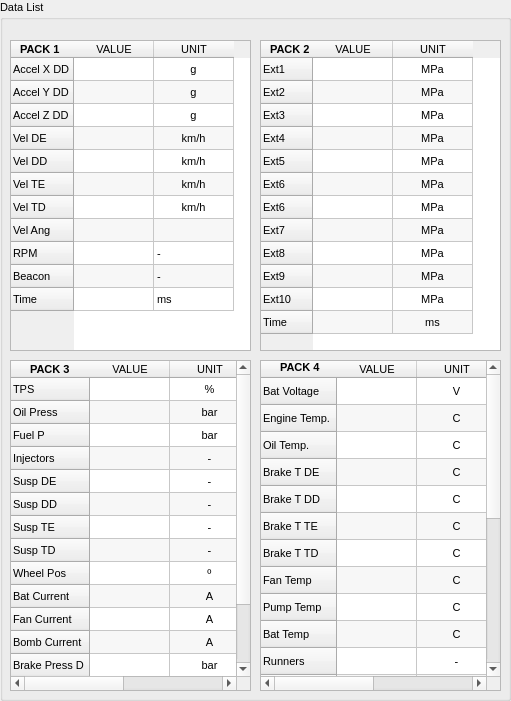
   <widget class="QGroupBox" name="groupBox_18">
    <property name="geometry">
     <rect>
      <x>690</x>
      <y>0</y>
      <width>511</width>
      <height>701</height>
     </rect>
    </property>
    <property name="font">
     <font>
      <pointsize>8</pointsize>
     </font>
    </property>
    <property name="title">
     <string>Data List</string>
    </property>
    <widget class="QTableWidget" name="tableWidget_Package3">
     <property name="geometry">
      <rect>
       <x>10</x>
       <y>360</y>
       <width>241</width>
       <height>331</height>
      </rect>
     </property>
     <property name="sizePolicy">
      <sizepolicy hsizetype="Expanding" vsizetype="Expanding">
       <horstretch>0</horstretch>
       <verstretch>0</verstretch>
      </sizepolicy>
     </property>
     <property name="minimumSize">
      <size>
       <width>0</width>
       <height>0</height>
      </size>
     </property>
     <property name="font">
      <font>
       <pointsize>8</pointsize>
       <kerning>true</kerning>
      </font>
     </property>
     <property name="sizeAdjustPolicy">
      <enum>QAbstractScrollArea::AdjustIgnored</enum>
     </property>
     <property name="autoScrollMargin">
      <number>16</number>
     </property>
     <property name="alternatingRowColors">
      <bool>true</bool>
     </property>
     <property name="iconSize">
      <size>
       <width>0</width>
       <height>0</height>
      </size>
     </property>
     <property name="gridStyle">
      <enum>Qt::SolidLine</enum>
     </property>
     <attribute name="horizontalHeaderDefaultSectionSize">
      <number>80</number>
     </attribute>
     <attribute name="horizontalHeaderHighlightSections">
      <bool>true</bool>
     </attribute>
     <attribute name="verticalHeaderDefaultSectionSize">
      <number>23</number>
     </attribute>
     <attribute name="verticalHeaderMinimumSectionSize">
      <number>17</number>
     </attribute>
     <attribute name="verticalHeaderShowSortIndicator" stdset="0">
      <bool>false</bool>
     </attribute>
     <row>
      <property name="text">
       <string>TPS</string>
      </property>
     </row>
     <row>
      <property name="text">
       <string>Oil Press</string>
      </property>
     </row>
     <row>
      <property name="text">
       <string>Fuel P</string>
      </property>
     </row>
     <row>
      <property name="text">
       <string>Injectors</string>
      </property>
     </row>
     <row>
      <property name="text">
       <string>Susp DE</string>
      </property>
     </row>
     <row>
      <property name="text">
       <string>Susp DD</string>
      </property>
     </row>
     <row>
      <property name="text">
       <string>Susp TE</string>
      </property>
     </row>
     <row>
      <property name="text">
       <string>Susp TD</string>
      </property>
     </row>
     <row>
      <property name="text">
       <string>Wheel Pos</string>
      </property>
     </row>
     <row>
      <property name="text">
       <string>Bat Current</string>
      </property>
     </row>
     <row>
      <property name="text">
       <string>Fan Current</string>
      </property>
     </row>
     <row>
      <property name="text">
       <string>Bomb Current</string>
      </property>
     </row>
     <row>
      <property name="text">
       <string>Brake Press D</string>
      </property>
     </row>
     <row>
      <property name="text">
       <string>Brake Press T</string>
      </property>
     </row>
     <row>
      <property name="text">
       <string>Time</string>
      </property>
     </row>
     <column>
      <property name="text">
       <string>VALUE</string>
      </property>
     </column>
     <column>
      <property name="text">
       <string>UNIT</string>
      </property>
     </column>
     <item row="0" column="1">
      <property name="text">
       <string>%</string>
      </property>
      <property name="textAlignment">
       <set>AlignCenter</set>
      </property>
     </item>
     <item row="1" column="0">
      <property name="text">
       <string/>
      </property>
     </item>
     <item row="1" column="1">
      <property name="text">
       <string>bar</string>
      </property>
      <property name="textAlignment">
       <set>AlignCenter</set>
      </property>
     </item>
     <item row="2" column="0">
      <property name="text">
       <string/>
      </property>
     </item>
     <item row="2" column="1">
      <property name="text">
       <string>bar</string>
      </property>
      <property name="textAlignment">
       <set>AlignCenter</set>
      </property>
     </item>
     <item row="3" column="0">
      <property name="text">
       <string/>
      </property>
     </item>
     <item row="3" column="1">
      <property name="text">
       <string>-</string>
      </property>
      <property name="textAlignment">
       <set>AlignCenter</set>
      </property>
     </item>
     <item row="4" column="0">
      <property name="text">
       <string/>
      </property>
     </item>
     <item row="4" column="1">
      <property name="text">
       <string>-</string>
      </property>
      <property name="textAlignment">
       <set>AlignCenter</set>
      </property>
     </item>
     <item row="5" column="0">
      <property name="text">
       <string/>
      </property>
     </item>
     <item row="5" column="1">
      <property name="text">
       <string>-</string>
      </property>
      <property name="textAlignment">
       <set>AlignCenter</set>
      </property>
     </item>
     <item row="6" column="0">
      <property name="text">
       <string/>
      </property>
     </item>
     <item row="6" column="1">
      <property name="text">
       <string>-</string>
      </property>
      <property name="textAlignment">
       <set>AlignCenter</set>
      </property>
     </item>
     <item row="7" column="0">
      <property name="text">
       <string/>
      </property>
     </item>
     <item row="7" column="1">
      <property name="text">
       <string>-</string>
      </property>
      <property name="textAlignment">
       <set>AlignCenter</set>
      </property>
     </item>
     <item row="8" column="0">
      <property name="text">
       <string/>
      </property>
     </item>
     <item row="8" column="1">
      <property name="text">
       <string>º</string>
      </property>
      <property name="textAlignment">
       <set>AlignCenter</set>
      </property>
     </item>
     <item row="9" column="0">
      <property name="text">
       <string/>
      </property>
     </item>
     <item row="9" column="1">
      <property name="text">
       <string>A</string>
      </property>
      <property name="textAlignment">
       <set>AlignCenter</set>
      </property>
     </item>
     <item row="10" column="0">
      <property name="text">
       <string/>
      </property>
     </item>
     <item row="10" column="1">
      <property name="text">
       <string>A</string>
      </property>
      <property name="textAlignment">
       <set>AlignCenter</set>
      </property>
     </item>
     <item row="11" column="0">
      <property name="text">
       <string/>
      </property>
     </item>
     <item row="11" column="1">
      <property name="text">
       <string>A</string>
      </property>
      <property name="textAlignment">
       <set>AlignCenter</set>
      </property>
     </item>
     <item row="12" column="0">
      <property name="text">
       <string/>
      </property>
     </item>
     <item row="12" column="1">
      <property name="text">
       <string>bar</string>
      </property>
      <property name="textAlignment">
       <set>AlignCenter</set>
      </property>
     </item>
     <item row="13" column="0">
      <property name="text">
       <string/>
      </property>
     </item>
     <item row="13" column="1">
      <property name="text">
       <string>bar</string>
      </property>
      <property name="textAlignment">
       <set>AlignCenter</set>
      </property>
     </item>
     <item row="14" column="0">
      <property name="text">
       <string/>
      </property>
     </item>
     <item row="14" column="1">
      <property name="text">
       <string>ms</string>
      </property>
      <property name="textAlignment">
       <set>AlignCenter</set>
      </property>
     </item>
    </widget>
    <widget class="QTableWidget" name="tableWidget_Package1">
     <property name="geometry">
      <rect>
       <x>10</x>
       <y>40</y>
       <width>241</width>
       <height>311</height>
      </rect>
     </property>
     <property name="font">
      <font>
       <pointsize>8</pointsize>
      </font>
     </property>
     <property name="sizeAdjustPolicy">
      <enum>QAbstractScrollArea::AdjustToContentsOnFirstShow</enum>
     </property>
     <property name="alternatingRowColors">
      <bool>true</bool>
     </property>
     <property name="showGrid">
      <bool>true</bool>
     </property>
     <property name="gridStyle">
      <enum>Qt::SolidLine</enum>
     </property>
     <property name="wordWrap">
      <bool>true</bool>
     </property>
     <attribute name="horizontalHeaderVisible">
      <bool>true</bool>
     </attribute>
     <attribute name="horizontalHeaderDefaultSectionSize">
      <number>80</number>
     </attribute>
     <attribute name="horizontalHeaderHighlightSections">
      <bool>true</bool>
     </attribute>
     <attribute name="verticalHeaderDefaultSectionSize">
      <number>23</number>
     </attribute>
     <row>
      <property name="text">
       <string>Accel X DD</string>
      </property>
     </row>
     <row>
      <property name="text">
       <string>Accel Y DD</string>
      </property>
     </row>
     <row>
      <property name="text">
       <string>Accel Z DD</string>
      </property>
     </row>
     <row>
      <property name="text">
       <string>Vel DE</string>
      </property>
     </row>
     <row>
      <property name="text">
       <string>Vel DD</string>
      </property>
     </row>
     <row>
      <property name="text">
       <string>Vel TE</string>
      </property>
     </row>
     <row>
      <property name="text">
       <string>Vel TD</string>
      </property>
     </row>
     <row>
      <property name="text">
       <string>Vel Ang</string>
      </property>
     </row>
     <row>
      <property name="text">
       <string>RPM</string>
      </property>
     </row>
     <row>
      <property name="text">
       <string>Beacon</string>
      </property>
     </row>
     <row>
      <property name="text">
       <string>Time</string>
      </property>
     </row>
     <column>
      <property name="text">
       <string>VALUE</string>
      </property>
     </column>
     <column>
      <property name="text">
       <string>UNIT</string>
      </property>
     </column>
     <item row="0" column="0">
      <property name="text">
       <string/>
      </property>
      <property name="textAlignment">
       <set>AlignCenter</set>
      </property>
     </item>
     <item row="0" column="1">
      <property name="text">
       <string>g</string>
      </property>
      <property name="textAlignment">
       <set>AlignCenter</set>
      </property>
     </item>
     <item row="1" column="0">
      <property name="text">
       <string/>
      </property>
      <property name="textAlignment">
       <set>AlignCenter</set>
      </property>
     </item>
     <item row="1" column="1">
      <property name="text">
       <string>g</string>
      </property>
      <property name="textAlignment">
       <set>AlignCenter</set>
      </property>
     </item>
     <item row="2" column="0">
      <property name="text">
       <string/>
      </property>
      <property name="textAlignment">
       <set>AlignCenter</set>
      </property>
     </item>
     <item row="2" column="1">
      <property name="text">
       <string>g</string>
      </property>
      <property name="textAlignment">
       <set>AlignCenter</set>
      </property>
     </item>
     <item row="3" column="1">
      <property name="text">
       <string>km/h</string>
      </property>
      <property name="textAlignment">
       <set>AlignCenter</set>
      </property>
     </item>
     <item row="4" column="1">
      <property name="text">
       <string>km/h</string>
      </property>
      <property name="textAlignment">
       <set>AlignCenter</set>
      </property>
     </item>
     <item row="5" column="1">
      <property name="text">
       <string>km/h</string>
      </property>
      <property name="textAlignment">
       <set>AlignCenter</set>
      </property>
     </item>
     <item row="6" column="1">
      <property name="text">
       <string>km/h</string>
      </property>
      <property name="textAlignment">
       <set>AlignCenter</set>
      </property>
     </item>
     <item row="8" column="1">
      <property name="text">
       <string>-</string>
      </property>
     </item>
     <item row="9" column="1">
      <property name="text">
       <string>-</string>
      </property>
     </item>
     <item row="10" column="1">
      <property name="text">
       <string>ms</string>
      </property>
     </item>
    </widget>
    <widget class="QTableWidget" name="tableWidget_Package4">
     <property name="geometry">
      <rect>
       <x>260</x>
       <y>360</y>
       <width>241</width>
       <height>331</height>
      </rect>
     </property>
     <property name="font">
      <font>
       <pointsize>8</pointsize>
      </font>
     </property>
     <property name="alternatingRowColors">
      <bool>true</bool>
     </property>
     <property name="sortingEnabled">
      <bool>false</bool>
     </property>
     <property name="wordWrap">
      <bool>true</bool>
     </property>
     <property name="cornerButtonEnabled">
      <bool>true</bool>
     </property>
     <attribute name="horizontalHeaderDefaultSectionSize">
      <number>80</number>
     </attribute>
     <attribute name="verticalHeaderDefaultSectionSize">
      <number>23</number>
     </attribute>
     <attribute name="verticalHeaderMinimumSectionSize">
      <number>27</number>
     </attribute>
     <row>
      <property name="text">
       <string>Bat Voltage</string>
      </property>
     </row>
     <row>
      <property name="text">
       <string>Engine Temp.</string>
      </property>
     </row>
     <row>
      <property name="text">
       <string>Oil Temp.</string>
      </property>
     </row>
     <row>
      <property name="text">
       <string>Brake T DE</string>
      </property>
     </row>
     <row>
      <property name="text">
       <string>Brake T DD</string>
      </property>
     </row>
     <row>
      <property name="text">
       <string>Brake T TE</string>
      </property>
     </row>
     <row>
      <property name="text">
       <string>Brake T TD</string>
      </property>
     </row>
     <row>
      <property name="text">
       <string>Fan Temp</string>
      </property>
     </row>
     <row>
      <property name="text">
       <string>Pump Temp</string>
      </property>
     </row>
     <row>
      <property name="text">
       <string>Bat Temp</string>
      </property>
     </row>
     <row>
      <property name="text">
       <string>Runners</string>
      </property>
     </row>
     <row>
      <property name="text">
       <string>Vent</string>
      </property>
     </row>
     <row>
      <property name="text">
       <string>Bomba</string>
      </property>
     </row>
     <row>
      <property name="text">
       <string>Mata</string>
      </property>
     </row>
     <row>
      <property name="text">
       <string>GPS Lat</string>
      </property>
     </row>
     <row>
      <property name="text">
       <string>GPS Long</string>
      </property>
     </row>
     <row>
      <property name="text">
       <string>GPS NS</string>
      </property>
     </row>
     <row>
      <property name="text">
       <string>GPS EW</string>
      </property>
     </row>
     <row>
      <property name="text">
       <string>GPS Data</string>
      </property>
     </row>
     <row>
      <property name="text">
       <string>GPS Hora</string>
      </property>
     </row>
     <row>
      <property name="text">
       <string>Spark Cut</string>
      </property>
     </row>
     <row>
      <property name="text">
       <string>Time</string>
      </property>
     </row>
     <column>
      <property name="text">
       <string>VALUE</string>
      </property>
     </column>
     <column>
      <property name="text">
       <string>UNIT</string>
      </property>
     </column>
     <item row="0" column="1">
      <property name="text">
       <string>V</string>
      </property>
      <property name="textAlignment">
       <set>AlignCenter</set>
      </property>
     </item>
     <item row="1" column="0">
      <property name="text">
       <string/>
      </property>
     </item>
     <item row="1" column="1">
      <property name="text">
       <string>C</string>
      </property>
      <property name="textAlignment">
       <set>AlignCenter</set>
      </property>
     </item>
     <item row="2" column="0">
      <property name="text">
       <string/>
      </property>
     </item>
     <item row="2" column="1">
      <property name="text">
       <string>C</string>
      </property>
      <property name="textAlignment">
       <set>AlignCenter</set>
      </property>
     </item>
     <item row="3" column="0">
      <property name="text">
       <string/>
      </property>
     </item>
     <item row="3" column="1">
      <property name="text">
       <string>C</string>
      </property>
      <property name="textAlignment">
       <set>AlignCenter</set>
      </property>
     </item>
     <item row="4" column="0">
      <property name="text">
       <string/>
      </property>
     </item>
     <item row="4" column="1">
      <property name="text">
       <string>C</string>
      </property>
      <property name="textAlignment">
       <set>AlignCenter</set>
      </property>
     </item>
     <item row="5" column="0">
      <property name="text">
       <string/>
      </property>
     </item>
     <item row="5" column="1">
      <property name="text">
       <string>C</string>
      </property>
      <property name="textAlignment">
       <set>AlignCenter</set>
      </property>
     </item>
     <item row="6" column="0">
      <property name="text">
       <string/>
      </property>
     </item>
     <item row="6" column="1">
      <property name="text">
       <string>C</string>
      </property>
      <property name="textAlignment">
       <set>AlignCenter</set>
      </property>
     </item>
     <item row="7" column="0">
      <property name="text">
       <string/>
      </property>
     </item>
     <item row="7" column="1">
      <property name="text">
       <string>C</string>
      </property>
      <property name="textAlignment">
       <set>AlignCenter</set>
      </property>
     </item>
     <item row="8" column="0">
      <property name="text">
       <string/>
      </property>
     </item>
     <item row="8" column="1">
      <property name="text">
       <string>C</string>
      </property>
      <property name="textAlignment">
       <set>AlignCenter</set>
      </property>
     </item>
     <item row="9" column="0">
      <property name="text">
       <string/>
      </property>
     </item>
     <item row="9" column="1">
      <property name="text">
       <string>C</string>
      </property>
      <property name="textAlignment">
       <set>AlignCenter</set>
      </property>
     </item>
     <item row="10" column="0">
      <property name="text">
       <string/>
      </property>
     </item>
     <item row="10" column="1">
      <property name="text">
       <string>-</string>
      </property>
      <property name="textAlignment">
       <set>AlignCenter</set>
      </property>
     </item>
     <item row="11" column="0">
      <property name="text">
       <string/>
      </property>
     </item>
     <item row="11" column="1">
      <property name="text">
       <string>ON/OFF</string>
      </property>
      <property name="textAlignment">
       <set>AlignCenter</set>
      </property>
     </item>
     <item row="12" column="0">
      <property name="text">
       <string/>
      </property>
     </item>
     <item row="12" column="1">
      <property name="text">
       <string>ON/OFF</string>
      </property>
      <property name="textAlignment">
       <set>AlignCenter</set>
      </property>
     </item>
     <item row="13" column="0">
      <property name="text">
       <string/>
      </property>
     </item>
     <item row="13" column="1">
      <property name="text">
       <string>ON/OFF</string>
      </property>
      <property name="textAlignment">
       <set>AlignCenter</set>
      </property>
     </item>
     <item row="14" column="0">
      <property name="text">
       <string/>
      </property>
     </item>
     <item row="14" column="1">
      <property name="text">
       <string>-</string>
      </property>
      <property name="textAlignment">
       <set>AlignCenter</set>
      </property>
     </item>
     <item row="15" column="0">
      <property name="text">
       <string/>
      </property>
     </item>
     <item row="15" column="1">
      <property name="text">
       <string>-</string>
      </property>
      <property name="textAlignment">
       <set>AlignCenter</set>
      </property>
     </item>
     <item row="16" column="0">
      <property name="text">
       <string/>
      </property>
     </item>
     <item row="16" column="1">
      <property name="text">
       <string>-</string>
      </property>
      <property name="textAlignment">
       <set>AlignCenter</set>
      </property>
     </item>
     <item row="17" column="0">
      <property name="text">
       <string/>
      </property>
     </item>
     <item row="17" column="1">
      <property name="text">
       <string>-</string>
      </property>
      <property name="textAlignment">
       <set>AlignCenter</set>
      </property>
     </item>
     <item row="18" column="0">
      <property name="text">
       <string/>
      </property>
     </item>
     <item row="18" column="1">
      <property name="text">
       <string>-</string>
      </property>
      <property name="textAlignment">
       <set>AlignCenter</set>
      </property>
     </item>
     <item row="19" column="0">
      <property name="text">
       <string/>
      </property>
     </item>
     <item row="19" column="1">
      <property name="text">
       <string>-</string>
      </property>
      <property name="textAlignment">
       <set>AlignCenter</set>
      </property>
     </item>
     <item row="20" column="0">
      <property name="text">
       <string/>
      </property>
     </item>
     <item row="20" column="1">
      <property name="text">
       <string/>
      </property>
      <property name="textAlignment">
       <set>AlignCenter</set>
      </property>
     </item>
     <item row="21" column="0">
      <property name="text">
       <string/>
      </property>
      <property name="textAlignment">
       <set>AlignCenter</set>
      </property>
     </item>
     <item row="21" column="1">
      <property name="text">
       <string>ms</string>
      </property>
      <property name="textAlignment">
       <set>AlignCenter</set>
      </property>
     </item>
    </widget>
    <widget class="QLabel" name="label_44">
     <property name="geometry">
      <rect>
       <x>270</x>
       <y>40</y>
       <width>51</width>
       <height>20</height>
      </rect>
     </property>
     <property name="font">
      <font>
       <weight>75</weight>
       <bold>true</bold>
      </font>
     </property>
     <property name="text">
      <string>&lt;html&gt;&lt;head/&gt;&lt;body&gt;&lt;p&gt;PACK 2&lt;/p&gt;&lt;/body&gt;&lt;/html&gt;</string>
     </property>
    </widget>
    <widget class="QLabel" name="label_38">
     <property name="geometry">
      <rect>
       <x>20</x>
       <y>40</y>
       <width>51</width>
       <height>20</height>
      </rect>
     </property>
     <property name="font">
      <font>
       <weight>75</weight>
       <bold>true</bold>
      </font>
     </property>
     <property name="text">
      <string>&lt;html&gt;&lt;head/&gt;&lt;body&gt;&lt;p&gt;PACK 1&lt;/p&gt;&lt;/body&gt;&lt;/html&gt;</string>
     </property>
    </widget>
    <widget class="QLabel" name="label_46">
     <property name="geometry">
      <rect>
       <x>280</x>
       <y>360</y>
       <width>51</width>
       <height>16</height>
      </rect>
     </property>
     <property name="font">
      <font>
       <weight>75</weight>
       <bold>true</bold>
      </font>
     </property>
     <property name="text">
      <string>&lt;html&gt;&lt;head/&gt;&lt;body&gt;&lt;p&gt;PACK 4&lt;/p&gt;&lt;/body&gt;&lt;/html&gt;</string>
     </property>
    </widget>
    <widget class="QLabel" name="label_39">
     <property name="geometry">
      <rect>
       <x>30</x>
       <y>360</y>
       <width>51</width>
       <height>20</height>
      </rect>
     </property>
     <property name="font">
      <font>
       <weight>75</weight>
       <bold>true</bold>
      </font>
     </property>
     <property name="text">
      <string>&lt;html&gt;&lt;head/&gt;&lt;body&gt;&lt;p&gt;PACK 3&lt;/p&gt;&lt;/body&gt;&lt;/html&gt;</string>
     </property>
    </widget>
    <widget class="QTableWidget" name="tableWidget_Package2">
     <property name="geometry">
      <rect>
       <x>260</x>
       <y>40</y>
       <width>241</width>
       <height>311</height>
      </rect>
     </property>
     <property name="font">
      <font>
       <pointsize>8</pointsize>
      </font>
     </property>
     <property name="alternatingRowColors">
      <bool>true</bool>
     </property>
     <attribute name="horizontalHeaderDefaultSectionSize">
      <number>80</number>
     </attribute>
     <attribute name="verticalHeaderDefaultSectionSize">
      <number>23</number>
     </attribute>
     <row>
      <property name="text">
       <string>Ext1        </string>
      </property>
     </row>
     <row>
      <property name="text">
       <string>Ext2</string>
      </property>
     </row>
     <row>
      <property name="text">
       <string>Ext3</string>
      </property>
     </row>
     <row>
      <property name="text">
       <string>Ext4</string>
      </property>
     </row>
     <row>
      <property name="text">
       <string>Ext5</string>
      </property>
     </row>
     <row>
      <property name="text">
       <string>Ext6</string>
      </property>
     </row>
     <row>
      <property name="text">
       <string>Ext6</string>
      </property>
     </row>
     <row>
      <property name="text">
       <string>Ext7</string>
      </property>
     </row>
     <row>
      <property name="text">
       <string>Ext8</string>
      </property>
     </row>
     <row>
      <property name="text">
       <string>Ext9</string>
      </property>
     </row>
     <row>
      <property name="text">
       <string>Ext10</string>
      </property>
     </row>
     <row>
      <property name="text">
       <string>Time</string>
      </property>
     </row>
     <column>
      <property name="text">
       <string>VALUE</string>
      </property>
     </column>
     <column>
      <property name="text">
       <string>UNIT</string>
      </property>
     </column>
     <item row="0" column="1">
      <property name="text">
       <string>MPa</string>
      </property>
      <property name="textAlignment">
       <set>AlignCenter</set>
      </property>
     </item>
     <item row="1" column="1">
      <property name="text">
       <string>MPa</string>
      </property>
      <property name="textAlignment">
       <set>AlignCenter</set>
      </property>
     </item>
     <item row="2" column="1">
      <property name="text">
       <string>MPa</string>
      </property>
      <property name="textAlignment">
       <set>AlignCenter</set>
      </property>
     </item>
     <item row="3" column="1">
      <property name="text">
       <string>MPa</string>
      </property>
      <property name="textAlignment">
       <set>AlignCenter</set>
      </property>
     </item>
     <item row="4" column="1">
      <property name="text">
       <string>MPa</string>
      </property>
      <property name="textAlignment">
       <set>AlignCenter</set>
      </property>
     </item>
     <item row="5" column="1">
      <property name="text">
       <string>MPa</string>
      </property>
      <property name="textAlignment">
       <set>AlignCenter</set>
      </property>
     </item>
     <item row="6" column="1">
      <property name="text">
       <string>MPa</string>
      </property>
      <property name="textAlignment">
       <set>AlignCenter</set>
      </property>
     </item>
     <item row="7" column="1">
      <property name="text">
       <string>MPa</string>
      </property>
      <property name="textAlignment">
       <set>AlignCenter</set>
      </property>
     </item>
     <item row="8" column="1">
      <property name="text">
       <string>MPa</string>
      </property>
      <property name="textAlignment">
       <set>AlignCenter</set>
      </property>
     </item>
     <item row="9" column="1">
      <property name="text">
       <string>MPa</string>
      </property>
      <property name="textAlignment">
       <set>AlignCenter</set>
      </property>
     </item>
     <item row="10" column="1">
      <property name="text">
       <string>MPa</string>
      </property>
      <property name="textAlignment">
       <set>AlignCenter</set>
      </property>
     </item>
     <item row="11" column="1">
      <property name="text">
       <string>ms</string>
      </property>
      <property name="textAlignment">
       <set>AlignCenter</set>
      </property>
     </item>
    </widget>
    <zorder>tableWidget_Package3</zorder>
    <zorder>tableWidget_Package1</zorder>
    <zorder>tableWidget_Package4</zorder>
    <zorder>label_38</zorder>
    <zorder>label_46</zorder>
    <zorder>label_39</zorder>
    <zorder>tableWidget_Package2</zorder>
    <zorder>label_44</zorder>
   </widget>
